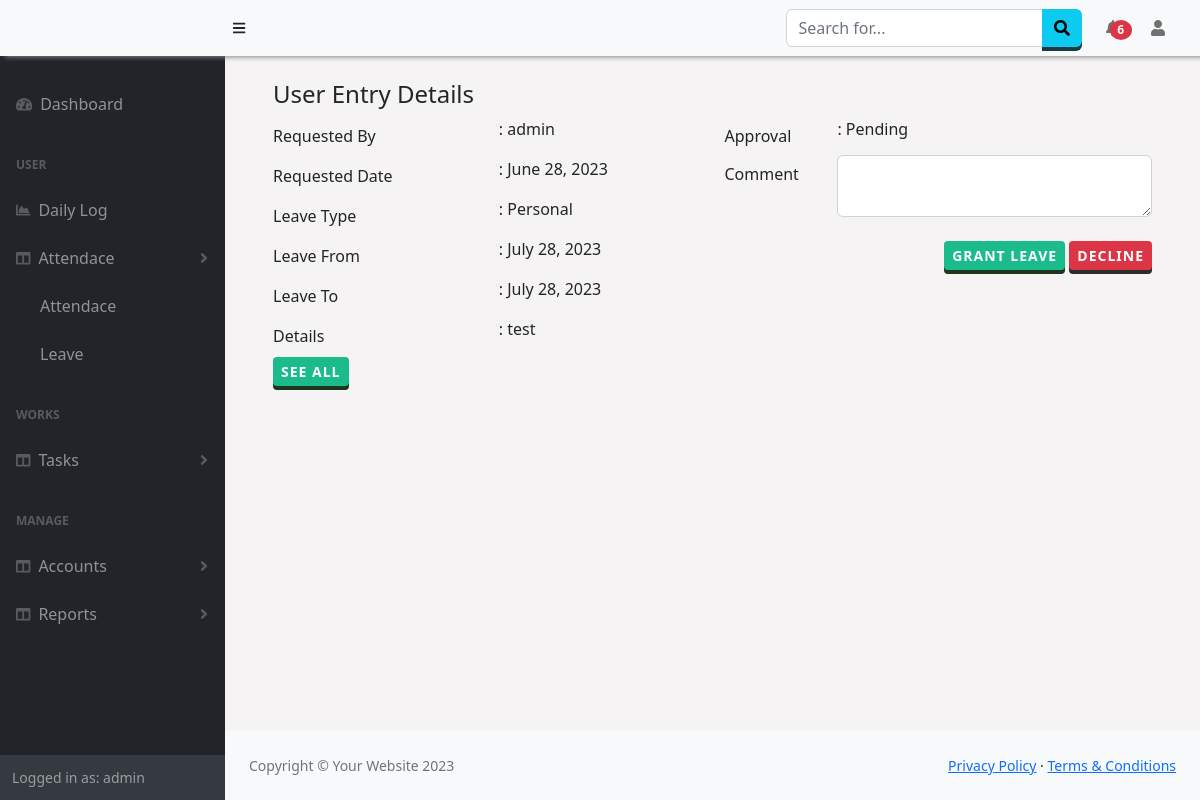
Screenshot of /Attendance/getLeaveDetails/29 (signed in) with the database file from the repository.
### Attendance/models.py (models this page shows, shortened)
class Leave(models.Model):
    date =  models.DateField(auto_now_add=True,null=True)
    user = models.ForeignKey(User, null=True, on_delete= models.SET_NULL)
    type =  models.ForeignKey(LeaveType,on_delete= models.CASCADE)
    leave_from = models.DateField(null=True)
    leave_to = models.DateField(null=True)
    details = models.TextField()
    approval = models.ForeignKey(Approval, on_delete=models.CASCADE, null=True,default=2)
    approved_by = models.CharField(max_length=50,null=True)
    date_approved = models.DateTimeField(null=True,default=None)

class LeaveType(models.Model):
    name = models.CharField(max_length=50,null=True,default=None)
    days = models.IntegerField(null=True,)

class Approval(models.Model):
    name =models.CharField(max_length=50)

### Attendance/views.py (the view)
# urls.py: path('getLeaveDetails/<leave_id>',views.getLeaveDetails,name='getLeaveDetails'),
@csrf_exempt
def getLeaveDetails(request,leave_id):
    leave = Leave.objects.get(id=leave_id)
    return render(request, 'Attendance/leaveDetails.html',{'leave':leave})

### Attendance/context_processors.py (called while the page is built)
def getNewLeaves(request):
    if request.user.id:
        is_manager = checkTeams(request)
        if is_manager[1] == True:
            new_leaves = Leave.objects.filter(user__id__in=is_manager[0],approval = 2)
        else:
            today = datetime.datetime.now()
            new_leaves = Leave.objects.filter(user=request.user,date_approved__gte=today.date())
        return {"manager":is_manager[1],'n_leaves':new_leaves}
    else:
        return {}

def getLogApproval(request):
    if request.user.id:
        is_manager = checkTeams(request)
        if is_manager[1] == True:
            l_approval = LogApproval.objects.filter(user__id__in=is_manager[0],request=True)
        else:
            l_approval = LogApproval.objects.filter(user=request.user,status=True)
        return {'n_log_approval':l_approval}
    else:
        return {}

### Manager/views.py (called while the page is built, shortened)
def checkTeams(request):
    is_team = False
    if request.user.is_superuser:
        users = Employees.objects.values('user').filter(company=request.session['comp'])
        is_team=True
    return users,is_team

### Attendance/templates/Attendance/leaveDetails.html (shortened to what this page needs)
{% extends "base.html" %}
{% block content %}
<div class="container-fluid">
    <form class="container-fluid">
      <h4>User Entry Details</h4>
      <div class="row">
        <div class="col-6">
          <div class="form-group row">
            <label for="date" class="col-sm-6 col-form-label">Requested By</label>
            <div class="col-sm-6">
              <p>:  {{leave.user.username}}</p>
            </div>
          </div>
          <div class="form-group row">
            <label for="date" class="col-sm-6 col-form-label">Requested Date</label>
            <div class="col-sm-6">
              <p>:  {{leave.date}}</p>
            </div>
          </div>
          <div class="form-group row">
            <label for="date" class="col-sm-6 col-form-label">Leave Type</label>
            <div class="col-sm-6">
              <p>:  {{leave.type.name}}</p>
            </div>
          </div>
          <div class="form-group row">
            <label for="date" class="col-sm-6 col-form-label">Leave From</label>
            <div class="col-sm-6">
              <p>:  {{leave.leave_from}}</p>
            </div>
          </div>
          <div class="form-group row">
            <label for="date" class="col-sm-6 col-form-label">Leave To</label>
            <div class="col-sm-6">
              <p>:  {{leave.leave_to}}</p>
            </div>
          </div>
          <div class="form-group row">
            <label for="date" class="col-sm-6 col-form-label">Details</label>
            <div class="col-sm-6">
              <p>:  {{leave.details}}</p>
            </div>
          </div>
        </div>
        <div class='col-6' >
            <div class="form-group row">
                <label for="date" class="col-sm-3 col-form-label">Approval</label>
                <div class="col-sm-9">
                  <label>:  {{leave.approval.name}}</label>
                </div>
              </div>
              <div class="form-group row">
                <label for="date" class="col-sm-3 col-form-label">Comment</label>
                <div class="col-sm-9">
                  <textarea class="form-control"></textarea>
                </div>
              </div>
        {% if leave.approval.name == 'Pending' and perms.Attendance.change_leave %}
        <div id='btn_action' style="text-align:right;">
            <a class="btn btn-sm btn-success" onclick="update_leave(1,{{leave.id}})">Grant Leave</a>
            <a class="btn btn-sm btn-danger" onclick="update_leave(3,{{leave.id}})">Decline</a>
        </div>
        {% endif %}
        </div>
      </div>
      <a class="btn btn-sm btn-success" href="{% url 'leave' %}">See All</a>
      </form>
</div>
{% endblock %}

### templates/base.html (shortened to what this page needs)
<!DOCTYPE html>
<html lang="en">
    <head>
        <link href="https://cdn.jsdelivr.net/npm/simple-datatables@7.1.2/dist/style.min.css" rel="stylesheet" />
        <link href="https://cdn.datatables.net/1.13.5/css/jquery.dataTables.min.css" rel="stylesheet" />
        <link href="https://cdn.datatables.net/buttons/2.4.1/css/buttons.dataTables.min.css" rel="stylesheet" />
        <link href="/static/css/styles.css" rel="stylesheet" />
        <link href="/static/css/customSB.css" rel="stylesheet" />
    </head>
    <body class="sb-nav-fixed" >
        <nav class="sb-topnav navbar navbar-expand-sm navbar-light bg-light fixed-top" style=" box-shadow: 5px 1px 5px #888888;">
            <a class="navbar-brand ps-3 bg-light" href="{% url 'home' %}">{{request.session.company}}{{request.session.id}}</a>
            <button class="btn btn-link btn-sm order-2 order-lg-0 me-4 me-lg-0" id="sidebarToggle" href="#!"><i class="fas fa-bars"></i></button>
            <form class="d-none d-md-inline-block form-inline ms-auto me-0 me-md-3 my-2 my-md-0">
                <div class="input-group">
                    <input class="form-control" type="text" placeholder="Search for..." aria-label="Search for..." aria-describedby="btnNavbarSearch" />
                    <button class="btn btn-info" id="btnNavbarSearch" type="button"><i class="fas fa-search"></i></button>
                </div>
            </form>
            <ul class="navbar-nav ms-auto ms-md-0 ">
                <li class="nav-item dropdown">
                    <a class="nav-link dropdown-toggle" id="navbarDropdown" href="#" role="button" data-bs-toggle="dropdown" aria-expanded="false"> <span class="badge badge-sm badge-danger badge-counter bg-danger rounded-circle " style="margin-left:-10px;">{% if n_leaves.count|add:n_log_approval.count != 0 %}{{ n_leaves.count|add:n_log_approval.count}}{% endif %}</span></a>
                        </a></li>
                    </ul>
            <ul class="navbar-nav  ms-md-0 me-3 me-lg-4">
                <li class="nav-item dropdown">
                    <a class="nav-link dropdown-toggle" id="navbarDropdown" href="#" role="button" data-bs-toggle="dropdown" aria-expanded="false"><i class="fas fa-user fa-fw"></i></a>
                </li>
            </ul>
        </nav>
        <div id="layoutSidenav" style="background-color:rgb(245, 243, 243);">
            <div id="layoutSidenav_nav">
                <nav class="sb-sidenav accordion sb-sidenav-dark" id="sidenavAccordion" >
                    <div class="sb-sidenav-menu" >
                        <div class="nav">
                            <a class="nav-link mt-4" href="{% url 'home' %}">
                                <div class="sb-nav-link-icon"><i class="fas fa-tachometer-alt"></i></div>
                                <span style="{% if request.path == '/' %}color:white;{% endif %}">Dashboard<span>
                            </a>
                            <div class="sb-sidenav-menu-heading">User</div>
                            <a class="nav-link" href="{% url 'dailylog' %}">
                                <div class="sb-nav-link-icon"><i class="fas fa-chart-area"></i></div>
                                <span style="{% if request.path == '/Worklog/dailylog/' %}color:white;{% endif %}">Daily Log<span>
                            </a>
                            <a class="nav-link collapsed" href="#" data-bs-toggle="collapse" data-bs-target="#collapseAttendance" aria-expanded="false" aria-controls="collapseLayouts">
                                <div class="sb-nav-link-icon"><i class="fas fa-columns"></i></div>
                                Attendace
                                <div class="sb-sidenav-collapse-arrow"><i class="fas fa-angle-down"></i></div>
                            </a>
                            <div class="{% if request.path|slice:'12' != '/Attendance/' %}collapse{% endif %}" id="collapseAttendance" aria-labelledby="headingOne" data-bs-parent="#sidenavAccordion">
                                <nav class="sb-sidenav-menu-nested nav">
                                    <a class="nav-link" href="{% url 'attendance' %} "style="{% if request.path == '/Attendance/Details' %}color:white;{% endif %}">Attendace</a>
                                    <a class="nav-link" href="{% url 'leave' %}" style="{% if request.path == '/Attendance/Leaves' %}color:white;{% endif %}">Leave</a>
                                </nav>
                            </div>
                            <div class="sb-sidenav-menu-heading">Works</div>
                            <a class="nav-link collapsed" href="#" data-bs-toggle="collapse" data-bs-target="#collapseLayouts" aria-expanded="false" aria-controls="collapseLayouts">
                                <div class="sb-nav-link-icon"><i class="fas fa-columns"></i></div>
                                Tasks
                                <div class="sb-sidenav-collapse-arrow"><i class="fas fa-angle-down"></i></div>
                            </a>
                            <div class="sb-sidenav-menu-heading">Manage</div>
                            <a class="nav-link collapsed" href="#" data-bs-toggle="collapse" data-bs-target="#collapseDetails" aria-expanded="false" aria-controls="collapseLayouts">
                                <div class="sb-nav-link-icon"><i class="fas fa-columns"></i></div>
                                Accounts
                                <div class="sb-sidenav-collapse-arrow"><i class="fas fa-angle-down"></i></div>
                            </a>
                            <a class="nav-link collapsed" href="#" data-bs-toggle="collapse" data-bs-target="#collapseReports" aria-expanded="false" aria-controls="collapseLayouts">
                                <div class="sb-nav-link-icon"><i class="fas fa-columns"></i></div>
                                Reports
                                <div class="sb-sidenav-collapse-arrow"><i class="fas fa-angle-down"></i></div>
                            </a>
                        </div>
                    </div>
                    <div class="sb-sidenav-footer">
                        <div class="small">Logged in as: {{ user.username}}</div>
                    </div>
                </nav>
            </div>
            <div id="layoutSidenav_content" >
                <main class="p-4" >
                    {% block content %}
                {% endblock %}
                </main>
                <footer class="py-4 bg-light mt-auto">
                    <div class="container-fluid px-4">
                        <div class="d-flex align-items-center justify-content-between small">
                            <div class="text-muted">Copyright &copy; Your Website 2023</div>
                            <div>
                                <a href="#">Privacy Policy</a>
                                &middot;
                                <a href="#">Terms &amp; Conditions</a>
                            </div>
                        </div>
                    </div>
                </footer>
            </div>
        </div>
        <link href="https://cdnjs.cloudflare.com/ajax/libs/twitter-bootstrap/5.2.0/css/bootstrap.min.css" rel="stylesheet" type="text/css">
    </body>
</html>

### templates/base.html (style rules this page uses)
.dropdown-toggle:after { display: none !important; }
.navbar,.sb-sidenav { background-color:DodgerBlue important; }
.btn { outline: none; cursor: pointer; border: none !important; display: block; position: relative; font-size: 16px ; font-weight: 600 !important; color: #fff; text-transform: uppercase; letter-spacing: 1px; }
.btn-success { background-color: #1cbb8c !important; box-shadow: 0 4px #1B371C; }
.btn-info { background-color: #5bc0de; box-shadow: 0 4px #1C3A42; }
.btn-danger { background-color: #d9534f; box-shadow: 0 4px #2D2D2D; }

### rows the page displays
Leave: user.username "admin", date "June 28, 2023", type.name "Personal", leave_from "July 28, 2023", leave_to "July 28, 2023", details "test", approval.name "Pending"

### other values shown
{{ n_leaves.count|add:n_log_approval.count }} "6"
{{ user.username }} "admin"
